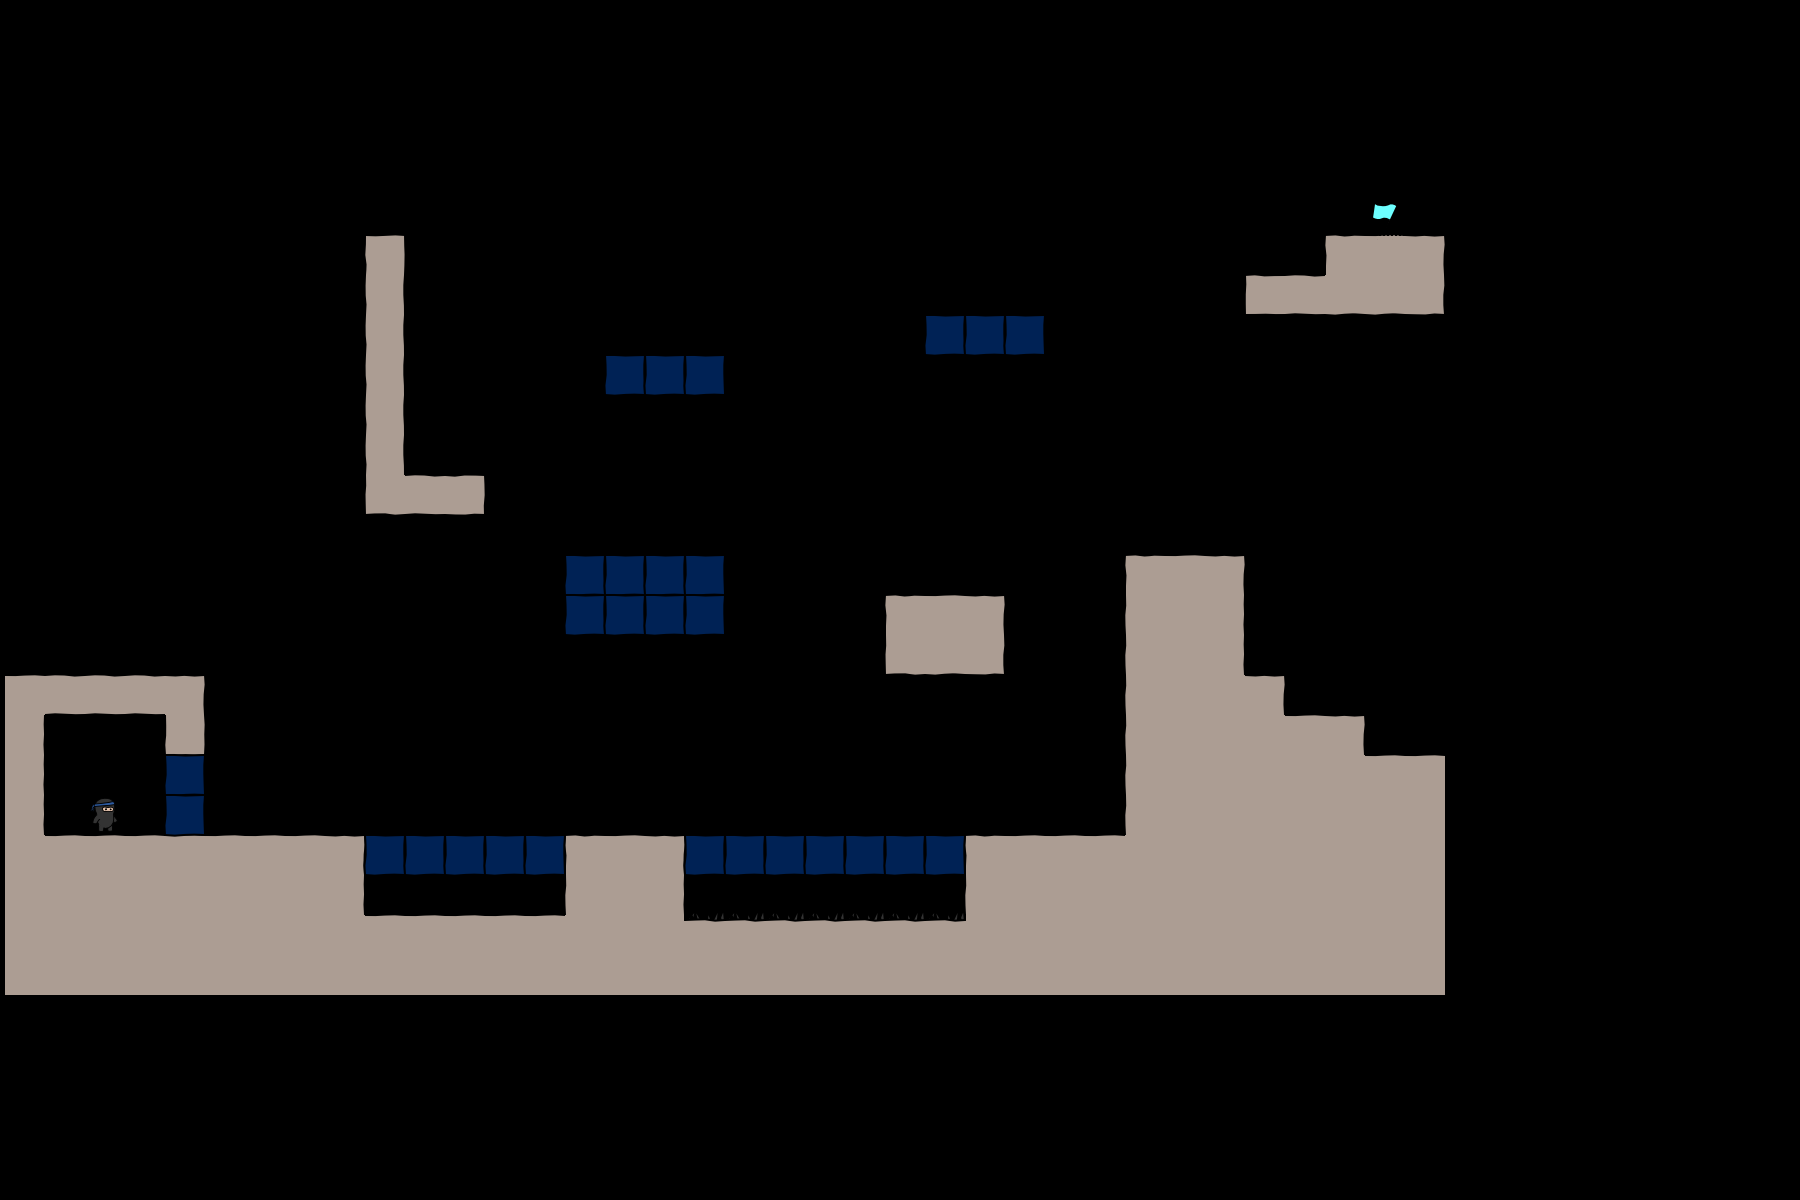

Tiled map render using the project's own tile images. Description and the whole map definition, tile-layer contents included, below:
An orthogonal 45x30 tile map with 40x40 px tiles, 3 tile layers (bg, objects, fg), 2 tilesets.

<map version="1.0" orientation="orthogonal" width="45" height="30" tilewidth="40" tileheight="40">
 <tileset firstgid="1" name="world1" tilewidth="50" tileheight="50">
  <image source="world1.png" width="400" height="400" />
 </tileset>
 <tileset firstgid="65" name="objectpalette" tilewidth="50" tileheight="50">
  <image source="objectpalette.png" width="400" height="400" />
 </tileset>
 <layer name="bg" width="36" height="25">
  <data encoding="csv">  0,0,0,0,0,0,0,0,0,0,0,0,0,0,0,0,0,0,0,0,0,0,0,0,0,0,0,0,0,0,0,0,0,0,0,0,
  0,0,0,0,0,0,0,0,0,0,0,0,0,0,0,0,0,0,0,0,0,0,0,0,0,0,0,0,0,0,0,0,0,0,0,0,
  0,0,0,0,0,0,0,0,0,0,0,0,0,0,0,0,0,0,0,0,0,0,0,0,0,0,0,0,0,0,0,0,0,0,0,0,
  0,0,0,0,0,0,0,0,0,0,0,0,0,0,0,0,0,0,0,0,0,0,0,0,0,0,0,0,0,0,0,0,0,0,0,0,
  0,0,0,0,0,0,0,0,0,0,0,0,0,0,0,0,0,0,0,0,0,0,0,0,0,0,0,0,0,0,0,0,0,0,0,0,
  0,0,0,0,0,0,0,0,0,0,0,0,0,0,0,0,0,0,0,0,0,0,0,0,0,0,0,0,0,0,0,0,0,0,0,0,
  0,0,0,0,0,0,0,0,0,12,0,0,0,0,0,0,0,0,0,0,0,0,0,0,0,0,0,0,0,0,0,0,0,9,10,11,
  0,0,0,0,0,0,0,0,0,20,0,0,0,0,0,0,0,0,0,0,0,0,0,0,0,0,0,0,0,0,0,1,2,26,26,27,
  0,0,0,0,0,0,0,0,0,20,0,0,0,0,0,0,0,0,0,0,0,0,0,0,0,0,0,0,0,0,0,0,0,0,0,0,
  0,0,0,0,0,0,0,0,0,20,0,0,0,0,0,0,0,0,0,0,0,0,0,0,0,0,0,0,0,0,0,0,0,0,0,0,
  0,0,0,0,0,0,0,0,0,20,0,0,0,0,0,0,0,0,0,0,0,0,0,0,0,0,0,0,0,0,0,0,0,0,0,0,
  0,0,0,0,0,0,0,0,0,20,0,0,0,0,0,0,0,0,0,0,0,0,0,0,0,0,0,0,0,0,0,0,0,0,0,0,
  0,0,0,0,0,0,0,0,0,25,2,3,0,0,0,0,0,0,0,0,0,0,0,0,0,0,0,0,0,0,0,0,0,0,0,0,
  0,0,0,0,0,0,0,0,0,0,0,0,0,0,0,0,0,0,0,0,0,0,0,0,0,0,0,0,0,0,0,0,0,0,0,0,
  0,0,0,0,0,0,0,0,0,0,0,0,0,0,0,0,0,0,0,0,0,0,0,0,0,0,0,0,9,10,11,0,0,0,0,0,
  0,0,0,0,0,0,0,0,0,0,0,0,0,0,0,0,0,0,0,0,0,0,9,10,11,0,0,0,17,18,19,0,0,0,0,0,
  0,0,0,0,0,0,0,0,0,0,0,0,0,0,0,0,0,0,0,0,0,0,25,26,27,0,0,0,17,18,19,0,0,0,0,0,
  10,2,2,2,11,0,0,0,0,0,0,0,0,0,0,0,0,0,0,0,0,0,0,0,0,0,0,0,17,18,18,11,0,0,0,0,
  19,0,0,0,28,0,0,0,0,0,0,0,0,0,0,0,0,0,0,0,0,0,0,0,0,0,0,0,17,18,18,18,10,11,0,0,
  19,0,0,0,0,0,0,0,0,0,0,0,0,0,0,0,0,0,0,0,0,0,0,0,0,0,0,0,17,18,18,18,18,18,10,10,
  19,0,0,0,0,0,0,0,0,0,0,0,0,0,0,0,0,0,0,0,0,0,0,0,0,0,0,0,17,18,18,18,18,18,18,18,
  18,10,10,10,10,10,10,10,11,0,0,0,0,0,9,10,11,0,0,0,0,0,0,0,9,10,10,10,18,18,18,18,18,18,18,18,
  18,18,18,18,18,18,18,18,19,0,0,0,0,0,17,18,19,0,0,0,0,0,0,0,17,18,18,18,18,18,18,18,18,18,18,18,
  18,18,18,18,18,18,18,18,18,10,10,10,10,10,18,18,18,0,0,0,0,0,0,0,18,18,18,18,18,18,18,18,18,18,18,18,
  18,18,18,18,18,18,18,18,18,18,18,18,18,18,18,18,18,18,18,18,18,18,18,18,18,18,18,18,18,18,18,18,18,18,18,18
</data>
 </layer>
 <layer name="objects" width="36" height="25">
  <data encoding="csv">
  0,0,0,0,0,0,0,0,0,0,0,0,0,0,0,0,0,0,0,0,0,0,0,0,0,0,0,0,0,0,0,0,0,0,0,0,
  0,0,0,0,0,0,0,0,0,0,0,0,0,0,0,0,0,0,0,0,0,0,0,0,0,0,0,0,0,0,0,0,0,0,0,0,
  0,0,0,0,0,0,0,0,0,0,0,0,0,0,0,0,0,0,0,0,0,0,0,0,0,0,0,0,0,0,0,0,0,0,0,0,
  0,0,0,0,0,0,0,0,0,0,0,0,0,0,0,0,0,0,0,0,0,0,0,0,0,0,0,0,0,0,0,0,0,0,0,0,
  0,0,0,0,0,0,0,0,0,0,0,0,0,0,0,0,0,0,0,0,0,0,0,0,0,0,0,0,0,0,0,0,0,0,0,0,
  0,0,0,0,0,0,0,0,0,0,0,0,0,0,0,0,0,0,0,0,0,0,0,0,0,0,0,0,0,0,0,0,0,0,66,0,
  0,0,0,0,0,0,0,0,0,0,0,0,0,0,0,0,0,0,0,0,0,0,0,0,0,0,0,0,0,0,0,0,0,0,0,0,
  0,0,0,0,0,0,0,0,0,0,0,0,0,0,0,0,0,0,0,0,0,0,0,0,0,0,0,0,0,0,0,0,0,0,0,0,
  0,0,0,0,0,0,0,0,0,0,0,0,0,0,0,0,0,0,0,0,0,0,0,84,84,84,0,0,0,0,0,0,0,0,0,0,
  0,0,0,0,0,0,0,0,0,0,0,0,0,0,0,84,84,84,0,0,0,0,0,0,0,0,0,0,0,0,0,0,0,0,0,0,
  0,0,0,0,0,0,0,0,0,0,0,0,0,0,0,0,0,0,0,0,0,0,0,0,0,0,0,0,0,0,0,0,0,0,0,0,
  0,0,0,0,0,0,0,0,0,0,0,0,0,0,0,0,0,0,0,0,0,0,0,0,0,0,0,0,0,0,0,0,0,0,0,0,
  0,0,0,0,0,0,0,0,0,0,0,0,0,0,0,0,0,0,0,0,0,0,0,0,0,0,0,0,0,0,0,0,0,0,0,0,
  0,0,0,0,0,0,0,0,0,0,0,0,0,0,0,0,0,0,0,0,0,0,0,0,0,0,0,0,0,0,0,0,0,0,0,0,
  0,0,0,0,0,0,0,0,0,0,0,0,0,0,84,84,84,84,0,0,0,0,0,0,0,0,0,0,0,0,0,0,0,0,0,0,
  0,0,0,0,0,0,0,0,0,0,0,0,0,0,84,84,84,84,0,0,0,0,0,0,0,0,0,0,0,0,0,0,0,0,0,0,
  0,0,0,0,0,0,0,0,0,0,0,0,0,0,0,0,0,0,0,0,0,0,0,0,0,0,0,0,0,0,0,0,0,0,0,0,
  0,0,0,0,0,0,0,0,0,0,0,0,0,0,0,0,0,0,0,0,0,0,0,0,0,0,0,0,0,0,0,0,0,0,0,0,
  0,0,0,0,0,0,0,0,0,0,0,0,0,0,0,0,0,0,0,0,0,0,0,0,0,0,0,0,0,0,0,0,0,0,0,0,
  0,0,0,0,84,0,0,0,0,0,0,0,0,0,0,0,0,0,0,0,0,0,0,0,0,0,0,0,0,0,0,0,0,0,0,0,
  0,0,65,0,84,0,0,0,0,0,0,0,0,0,0,0,0,0,0,0,0,0,0,0,0,0,0,0,0,0,0,0,0,0,0,0,
  0,0,0,0,0,0,0,0,0,84,84,84,84,84,0,0,0,84,84,84,84,84,84,84,0,0,0,0,0,0,0,0,0,0,0,0,
  0,0,0,0,0,0,0,0,0,0,0,0,0,0,0,0,0,0,0,0,0,0,0,0,0,0,0,0,0,0,0,0,0,0,0,0,
  0,0,0,0,0,0,0,0,0,0,0,0,0,0,0,0,0,106,106,106,106,106,106,106,0,0,0,0,0,0,0,0,0,0,0,0,
  0,0,0,0,0,0,0,0,0,0,0,0,0,0,0,0,0,0,0,0,0,0,0,0,0,0,0,0,0,0,0,0,0,0,0,0
</data>
 </layer>
 <layer name="fg" width="36" height="25">
  <data encoding="csv">
  0,0,0,0,0,0,0,0,0,0,0,0,0,0,0,0,0,0,0,0,0,0,0,0,0,0,0,0,0,0,0,0,0,0,0,0,
  0,0,0,0,0,0,0,0,0,0,0,0,0,0,0,0,0,0,0,0,0,0,0,0,0,0,0,0,0,0,0,0,0,0,0,0,
  0,0,0,0,0,0,0,0,0,0,0,0,0,0,0,0,0,0,0,0,0,0,0,0,0,0,0,0,0,0,0,0,0,0,0,0,
  0,0,0,0,0,0,0,0,0,0,0,0,0,0,0,0,0,0,0,0,0,0,0,0,0,0,0,0,0,0,0,0,0,0,0,0,
  0,0,0,0,0,0,0,0,0,0,0,0,0,0,0,0,0,0,0,0,0,0,0,0,0,0,0,0,0,0,0,0,0,0,0,0,
  0,0,0,0,0,0,0,0,0,0,0,0,0,0,0,0,0,0,0,0,0,0,0,0,0,0,0,0,0,0,0,0,0,0,0,0,
  0,0,0,0,0,0,0,0,0,0,0,0,0,0,0,0,0,0,0,0,0,0,0,0,0,0,0,0,0,0,0,0,0,0,0,0,
  0,0,0,0,0,0,0,0,0,0,0,0,0,0,0,0,0,0,0,0,0,0,0,0,0,0,0,0,0,0,0,0,0,0,0,0,
  0,0,0,0,0,0,0,0,0,0,0,0,0,0,0,0,0,0,0,0,0,0,0,0,0,0,0,0,0,0,0,0,0,0,0,0,
  0,0,0,0,0,0,0,0,0,0,0,0,0,0,0,0,0,0,0,0,0,0,0,0,0,0,0,0,0,0,0,0,0,0,0,0,
  0,0,0,0,0,0,0,0,0,0,0,0,0,0,0,0,0,0,0,0,0,0,0,0,0,0,0,0,0,0,0,0,0,0,0,0,
  0,0,0,0,0,0,0,0,0,0,0,0,0,0,0,0,0,0,0,0,0,0,0,0,0,0,0,0,0,0,0,0,0,0,0,0,
  0,0,0,0,0,0,0,0,0,0,0,0,0,0,0,0,0,0,0,0,0,0,0,0,0,0,0,0,0,0,0,0,0,0,0,0,
  0,0,0,0,0,0,0,0,0,0,0,0,0,0,0,0,0,0,0,0,0,0,0,0,0,0,0,0,0,0,0,0,0,0,0,0,
  0,0,0,0,0,0,0,0,0,0,0,0,0,0,0,0,0,0,0,0,0,0,0,0,0,0,0,0,0,0,0,0,0,0,0,0,
  0,0,0,0,0,0,0,0,0,0,0,0,0,0,0,0,0,0,0,0,0,0,0,0,0,0,0,0,0,0,0,0,0,0,0,0,
  0,0,0,0,0,0,0,0,0,0,0,0,0,0,0,0,0,0,0,0,0,0,0,0,0,0,0,0,0,0,0,0,0,0,0,0,
  0,0,0,0,0,0,0,0,0,0,0,0,0,0,0,0,0,0,0,0,0,0,0,0,0,0,0,0,0,0,0,0,0,0,0,0,
  0,0,0,0,0,0,0,0,0,0,0,0,0,0,0,0,0,0,0,0,0,0,0,0,0,0,0,0,0,0,0,0,0,0,0,0,
  0,0,0,0,0,0,0,0,0,0,0,0,0,0,0,0,0,0,0,0,0,0,0,0,0,0,0,0,0,0,0,0,0,0,0,0,
  0,0,0,0,0,0,0,0,0,0,0,0,0,0,0,0,0,0,0,0,0,0,0,0,0,0,0,0,0,0,0,0,0,0,0,0,
  0,0,0,0,0,0,0,0,0,0,0,0,0,0,0,0,0,0,0,0,0,0,0,0,0,0,0,0,0,0,0,0,0,0,0,0,
  0,0,0,0,0,0,0,0,0,0,0,0,0,0,0,0,0,0,0,0,0,0,0,0,0,0,0,0,0,0,0,0,0,0,0,0,
  0,0,0,0,0,0,0,0,0,0,0,0,0,0,0,0,0,0,0,0,0,0,0,0,0,0,0,0,0,0,0,0,0,0,0,0,
  0,0,0,0,0,0,0,0,0,0,0,0,0,0,0,0,0,0,0,0,0,0,0,0,0,0,0,0,0,0,0,0,0,0,0,0
</data>
 </layer>
</map>
